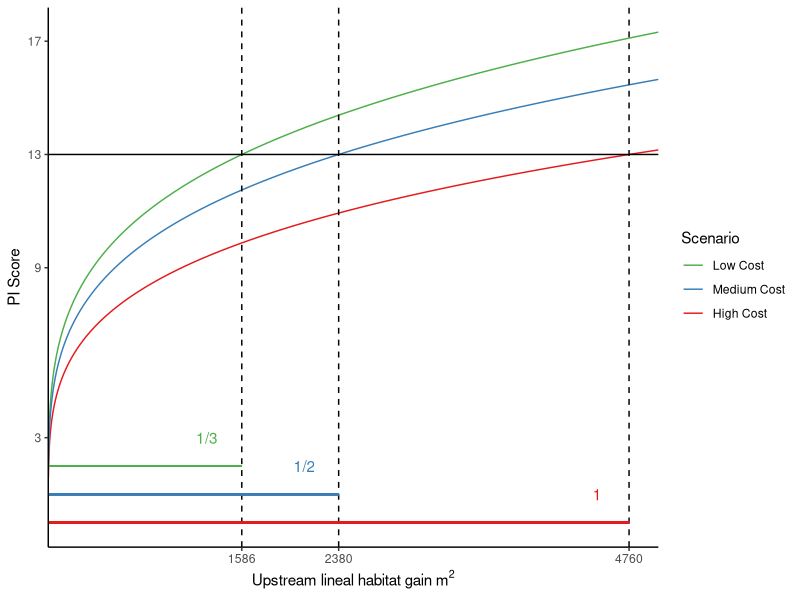
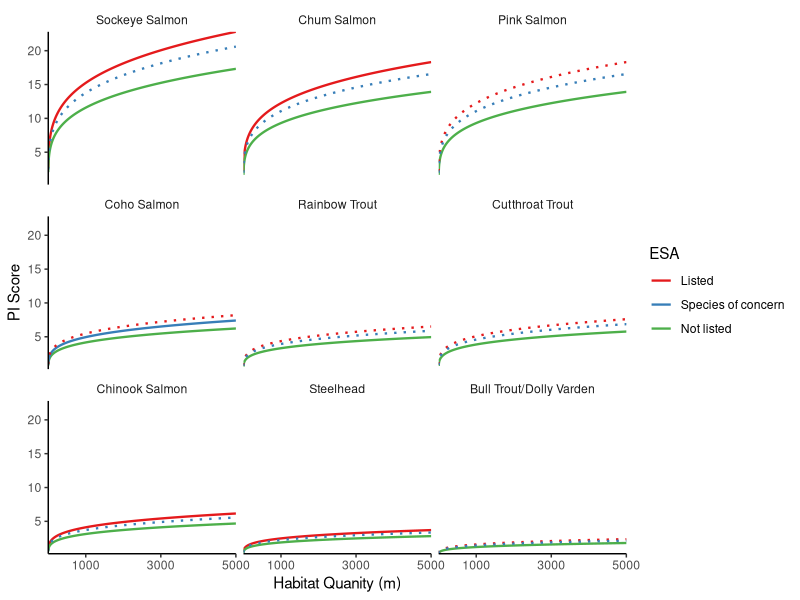
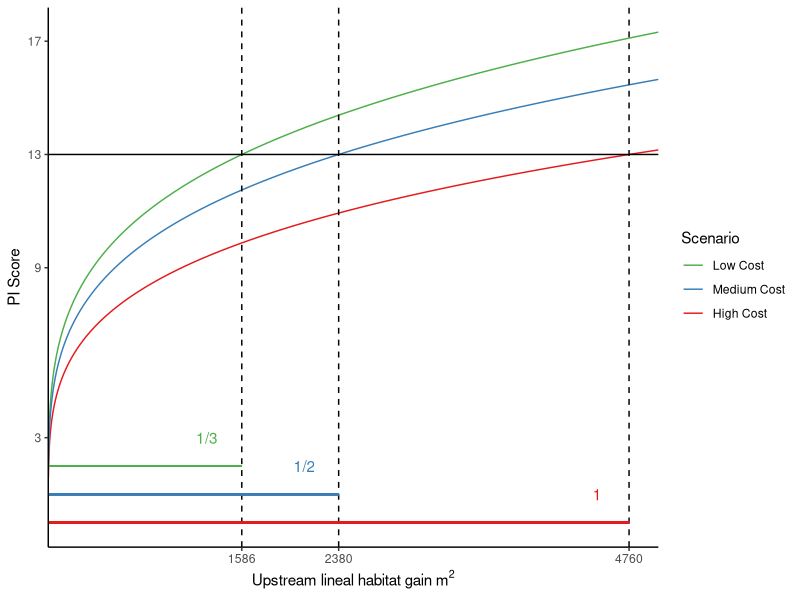
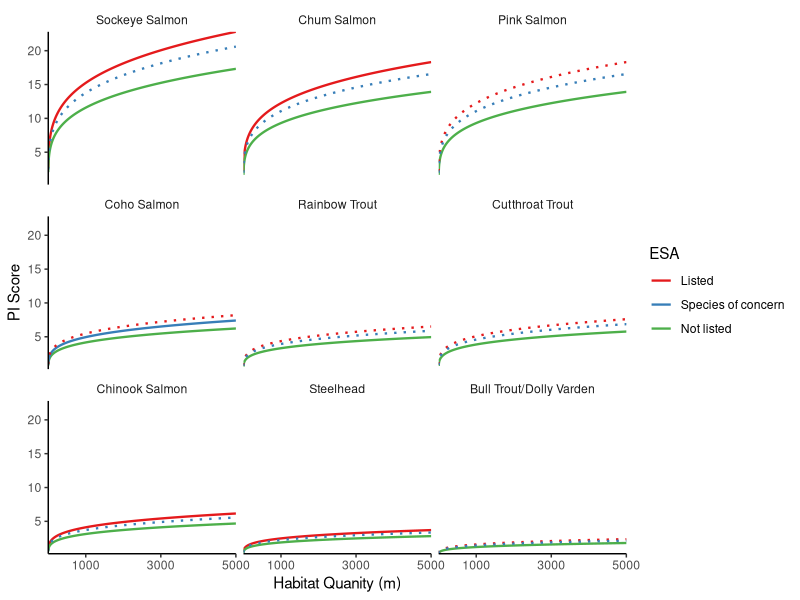

Here is the R script that generated these plots, in order:
#load libraries
library(tidyverse)
library(here)
library(RColorBrewer)
library(ragg)

#----------------------------------
#Figure 4
#creating dummy models where M and D are held constant
HighCost <- data.frame(B=1, P=3, H=1:5000, Scenario = "Low Cost", M=2, D=1, C=3) %>% 
  mutate(PI = (B*P*H*M*D*C)^(1/4))
MedCost <- data.frame(B=1, P=3, H=1:5000, Scenario = "Medium Cost", M=2, D=1, C=2) %>% 
  mutate(PI = (B*P*H*M*D*C)^(1/4))
LowCost <- data.frame(B=1, P=3, H=1:5000, Scenario = "High Cost", M=2, D=1, C=1) %>% 
  mutate(PI = (B*P*H*M*D*C)^(1/4))

#merging the datasets
Cost = rbind(HighCost, MedCost, LowCost)

#plotting results
#Horizontal PI value (y=13) based on the average PI for the WDFW dataset 

Figure4 <- ggplot(data = Cost, aes(x = H, y = PI, color = Scenario))+
  geom_line()+
  theme_classic()+
  geom_hline(yintercept = 13)+
  geom_vline(xintercept = c(1586, 2380, 4760), linetype = "dashed")+
  geom_segment(aes(x = 0, y = 0, xend = 4760, yend = 0), color = "#e41a1c")+
  annotate(geom = "text", x = 4500, y = 1, label = "1", color = "#e41a1c")+
  geom_segment(aes(x = 0, y = 1, xend = 2380, yend = 1), color = "#377eb8")+
  annotate(geom = "text", x = 2100, y = 2, label = "1/2", color = "#377eb8")+
  geom_segment(aes(x = 0, y = 2, xend = 1586, yend = 2), color = "#4daf4a")+
  annotate(geom = "text", x = 1300, y = 3, label = "1/3", color = "#4daf4a")+
  scale_y_continuous(breaks = c(3, 9, 13, 17))+
  scale_x_continuous(breaks = c(1586, 2380, 4760),
                     expand = c(0,0))+
  labs(x = expression(Upstream~lineal~habitat~gain~m^2), y = "PI Score") +
  scale_color_manual(breaks = c("Low Cost", "Medium Cost", "High Cost"), 
                     values = c("#4daf4a", "#377eb8", "#e41a1c")) 

Figure4

#Export
ggsave(dpi = 300, units = "in", here("output/Figures","Figure4.tiff"), plot = Figure4, 
       device = agg_tiff, width = 5, height = 4)

#----------------------------------
#Figure 5
#Create dummy dataframes for each species and each run type
#ESA listing status in case area was referenced from salmonscape
#Chinook
CoastChinook<- data.frame(B=1, P=0.016, H=1:5000, Species = "Chinook Salmon", ESA = "Not listed",Run = "WA Coast", Scenario = "Real", M=2, D=1, C=3) %>% 
  mutate(PI = (B*P*H*M*D*C)^(1/4))
PugetChinook <- data.frame(B=1, P=0.016, H=1:5000, Species = "Chinook Salmon", ESA = "Listed", Run = "Puget Sound", Scenario = "Real", M=2, D=3, C=3) %>% 
  mutate(PI = (B*P*H*M*D*C)^(1/4))
ChinookS<- data.frame(B=1, P=0.016, H=1:5000, Species = "Chinook Salmon", ESA = "Species of concern",Run = "WA Coast", Scenario = "Scenario", M=2, D=2, C=3) %>% 
  mutate(PI = (B*P*H*M*D*C)^(1/4))

#Coho
OPCoho<- data.frame(B=1, P=0.05, H=1:5000, Species = "Coho Salmon", ESA = "Not listed", Run = "Olympic Peninsula/SW WA", Scenario = "Real", M=2, D=1, C=3) %>% 
  mutate(PI = (B*P*H*M*D*C)^(1/4))
PugetCoho <- data.frame(B=1, P=0.05, H=1:5000, Species = "Coho Salmon", ESA = "Species of concern", Run = "Puget Sound", Scenario = "Real", M=2, D=2, C=3) %>% 
  mutate(PI = (B*P*H*M*D*C)^(1/4))
CohoS<- data.frame(B=1, P=0.05, H=1:5000, Species = "Coho Salmon", ESA = "Listed", Run = "Olympic Peninsula/SW WA", Scenario = "Scenario", M=2, D=3, C=3) %>% 
  mutate(PI = (B*P*H*M*D*C)^(1/4))

#Sockeye
PlesantSockeye <- data.frame(B=1, P=3, H=1:5000, Species = "Sockeye Salmon", ESA = "Listed", Run = "Lake Plesant",  Scenario = "Real", M=2, D=3, C=3) %>% 
  mutate(PI = (B*P*H*M*D*C)^(1/4))
QuinaltSockeye <- data.frame(B=1, P=3, H=1:5000, Species = "Sockeye Salmon", ESA = "Not listed", Run = "Quinalt/Baker River", Scenario = "Real",  M=2, D=1, C=3) %>% 
  mutate(PI = (B*P*H*M*D*C)^(1/4))
SockeyeS <- data.frame(B=1, P=3, H=1:5000, Species = "Sockeye Salmon", ESA = "Species of concern", Run = "Quinalt/Baker River", Scenario = "Scenario",  M=2, D=2, C=3) %>% 
  mutate(PI = (B*P*H*M*D*C)^(1/4))

#Bull
Bull_Dolly <- data.frame(B=1, P=0.0007, H=1:5000, Species = "Bull Trout/Dolly Varden", ESA = "Not listed", Run = "NA", Scenario = "Real", M=1, D=1, C=3) %>% 
  mutate(PI = (B*P*H*M*D*C)^(1/4))
BullDollyS2 <- data.frame(B=1, P=0.0007, H=1:5000, Species = "Bull Trout/Dolly Varden", ESA = "Species of concern", Run = "NA", Scenario = "Scenario", M=1, D=2, C=3) %>% 
  mutate(PI = (B*P*H*M*D*C)^(1/4))
BullDollyS3 <- data.frame(B=1, P=0.0007, H=1:5000, Species = "Bull Trout/Dolly Varden", ESA = "Listed", Run = "NA", Scenario = "Scenario", M=1, D=3, C=3) %>% 
  mutate(PI = (B*P*H*M*D*C)^(1/4))

#Rainbow
Rainbow <- data.frame(B=1, P=0.04, H=1:5000, Species = "Rainbow Trout", ESA = "Not listed", Run = "NA", Scenario = "Real", M=1, D=1, C=3) %>% 
  mutate(PI = (B*P*H*M*D*C)^(1/4))
RainbowS2 <- data.frame(B=1, P=0.04, H=1:5000, Species = "Rainbow Trout", ESA = "Species of concern", Run = "NA", Scenario = "Scenario", M=1, D=2, C=3) %>% 
  mutate(PI = (B*P*H*M*D*C)^(1/4))
RainbowS3 <- data.frame(B=1, P=0.04, H=1:5000, Species = "Rainbow Trout", ESA = "Listed", Run = "NA", Scenario = "Scenario", M=1, D=3, C=3) %>% 
  mutate(PI = (B*P*H*M*D*C)^(1/4))

#Chum
HoodChum <- data.frame(B=1, P=1.25, H=1:5000, Species = "Chum Salmon", ESA = "Listed", Run = "Hood River", Scenario = "Real", M=2, D=3, C=3) %>% 
  mutate(PI = (B*P*H*M*D*C)^(1/4))
CoastChum <- data.frame(B=1, P=1.25, H=1:5000, Species = "Chum Salmon", ESA = "Not listed", Run = "Pacific Coast/Puget Sound", Scenario = "Real", M=2, D=1, C=3) %>% 
  mutate(PI = (B*P*H*M*D*C)^(1/4))
CoastChumS <- data.frame(B=1, P=1.25, H=1:5000, Species = "Chum Salmon", ESA = "Species of concern", Run = "Pacific Coast/Puget Sound", Scenario = "Scenario", M=2, D=2, C=3) %>% 
  mutate(PI = (B*P*H*M*D*C)^(1/4))

#Pink
OddPink <- data.frame(B=1, P=1.25, H=1:5000, Species = "Pink Salmon", ESA = "Not listed", Run = "Odd/Even", Scenario = "Real", M=2, D=1, C=3) %>% 
  mutate(PI = (B*P*H*M*D*C)^(1/4))
OddPinkS2 <- data.frame(B=1, P=1.25, H=1:5000, Species = "Pink Salmon", ESA = "Species of concern", Run = "Odd/Even", Scenario = "Scenario", M=2, D=2, C=3) %>% 
  mutate(PI = (B*P*H*M*D*C)^(1/4))
OddPinkS3 <- data.frame(B=1, P=1.25, H=1:5000, Species = "Pink Salmon", ESA = "Listed", Run = "Odd/Even", Scenario = "Scenario", M=2, D=3, C=3) %>% 
  mutate(PI = (B*P*H*M*D*C)^(1/4))

#Steelhead
OPSteelhead <- data.frame(B=1, P=0.0021, H=1:5000, Species = "Steelhead", ESA = "Not listed", Run = "Olympic Penninsula", Scenario = "Real", M=2, D=1, C=3) %>% 
  mutate(PI = (B*P*H*M*D*C)^(1/4))
PugetSteelhead <- data.frame(B=1, P=0.0021, H=1:5000, Species = "Steelhead", ESA = "Listed", Run = "Puget/SW WA", Scenario = "Real", M=2, D=3, C=3) %>% 
  mutate(PI = (B*P*H*M*D*C)^(1/4))
PugetSteelheadS <- data.frame(B=1, P=0.0021, H=1:5000, Species = "Steelhead", ESA = "Species of concern", Run = "Puget/SW WA", Scenario = "Scenario", M=2, D=2, C=3) %>% 
  mutate(PI = (B*P*H*M*D*C)^(1/4))

#Cutthroat
Cutthroat <- data.frame(B=1, P=0.037, H=1:5000, Species = "Cutthroat Trout", ESA = "Not listed", Run = "NA", Scenario = "Real", M=2, D=1, C=3) %>% 
  mutate(PI = (B*P*H*M*D*C)^(1/4))
CutthroatS2 <- data.frame(B=1, P=0.037, H=1:5000, Species = "Cutthroat Trout", ESA = "Species of concern", Run = "NA", Scenario = "Scenario", M=2, D=2, C=3) %>% 
  mutate(PI = (B*P*H*M*D*C)^(1/4))
CutthroatS3 <- data.frame(B=1, P=0.037, H=1:5000, Species = "Cutthroat Trout", ESA = "Listed", Run = "NA", Scenario = "Scenario", M=2, D=3, C=3) %>% 
  mutate(PI = (B*P*H*M*D*C)^(1/4))

#Join all the dataframes so that they can be plotted together
SpeciesJoin = rbind(Cutthroat, PugetSteelhead, OPSteelhead, OddPink,
                    CoastChum, HoodChum, Rainbow, Bull_Dolly, QuinaltSockeye, PlesantSockeye,
                    PugetCoho, OPCoho, CoastChinook, PugetChinook, ChinookS, CohoS, SockeyeS, BullDollyS3, BullDollyS2, RainbowS2, RainbowS3, CoastChumS, OddPinkS3, OddPinkS2, PugetSteelheadS, CutthroatS3, CutthroatS2)

#Plot Figure
Figure5 <- SpeciesJoin %>% 
  mutate(Species = fct_reorder(Species, desc(P))) %>% 
  ggplot(aes(x=H, y=PI, color=ESA))+
  geom_line(size=.8, aes(linetype = Scenario))+
  scale_color_manual(values=c("#e41a1c", "#377eb8", "#4daf4a"),
                     limits = c("Listed", "Species of concern", "Not listed"))+
  facet_wrap(~Species)+
  theme_classic()+
  theme(strip.background=element_blank())+
  scale_linetype_manual(values = c("solid", "dotted"),
                        guide = "none") +
  scale_x_continuous(expand = c(0,0),
                     breaks = c(1000, 3000, 5000))+
  scale_y_continuous(expand= c(0,0))+
  labs(x = "Habitat Quanity (m)", y = "PI Score")

Figure5

#Save Plot
ggsave(dpi = 300, units = "in", here("output/Figures","Figure5draft.tiff"), plot = Figure5, 
       device = agg_tiff)

#Final figure5 was made on illustrator
